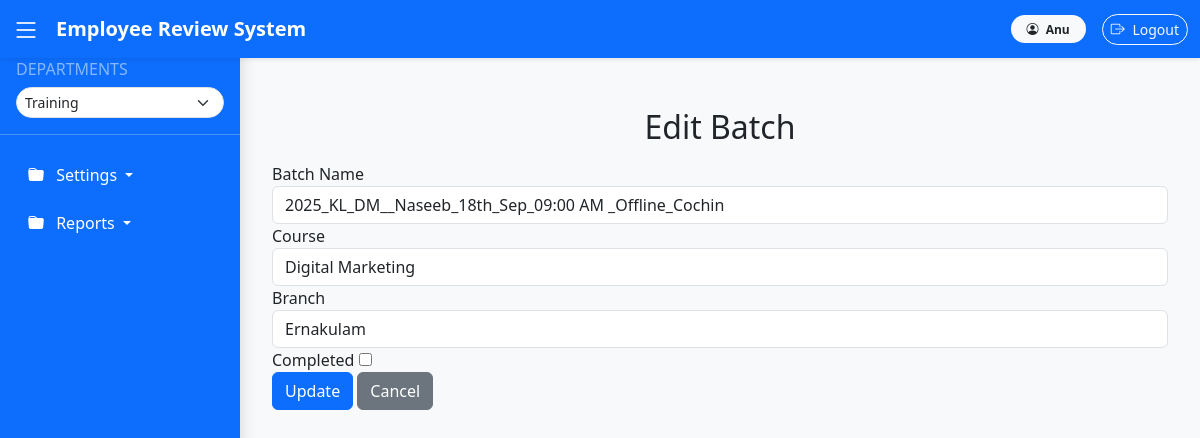
Page /batches/edit/1/ (signed in) on the committed database.
### settings_app/models.py (models this page shows, shortened)
class Master(models.Model):
    created_date = models.DateTimeField(auto_now_add=True)
    isactive = models.BooleanField(default=True,verbose_name="Active")
    created_user = models.ForeignKey(User, null=True, blank=True, on_delete=models.CASCADE)
    class Meta:
        abstract = True
        ordering = ['-isactive']

class Batch(Master):
    name = models.CharField(max_length=100)
    branch = models.ForeignKey(Branch, on_delete=models.CASCADE)
    course = models.ForeignKey(Course, on_delete=models.CASCADE)
    faculty = models.ForeignKey(FacultyProfile, on_delete=models.CASCADE)  # 🔥 New Foreign Key
    start_date = models.DateField()  #  Added
    end_date = models.DateField()    #  Added
    total_students = models.IntegerField()
    completed = models.BooleanField(default=False)  # New field to mark batch completion

### settings_app/views.py (the view)
# urls.py: path('batches/edit/<int:batch_id>/', views.edit_batch, name='edit_batch'),
@login_required
def edit_batch(request, batch_id):
    batch = get_object_or_404(Batch, id=batch_id)
    old_start_date = batch.start_date
    if request.method == "POST":
        form = BatchForm(request.POST, instance=batch)
        if form.is_valid():
            updated_batch = form.save()
            if old_start_date != updated_batch.start_date:
                activities = BatchActivity.objects.filter(batch=updated_batch)
                for act in activities:
                    act.planned_date = calculate_working_day(updated_batch.start_date, act.day)
                    act.save()
            messages.success(request, "Batch updated successfully!")
            return redirect('batch_list')
    else:
        form = BatchForm(instance=batch)
    return render(request, 'settings_app/edit_batch.html', {'form': form})

### settings_app/forms.py
class BatchForm(forms.ModelForm):
    class Meta:
        model = Batch
        fields = ['name', 'branch', 'course', 'faculty','start_date', 'end_date', 'total_students', 'completed']
        widgets = {
            'name': forms.TextInput(attrs={'class': 'form-control'}),
            'branch': forms.Select(attrs={'class': 'form-control'}),
            'course': forms.Select(attrs={'class': 'form-control'}),
            'faculty': forms.Select(attrs={'class': 'form-control'}),
            'start_date': forms.DateInput(attrs={'class': 'form-control', 'type': 'date'}),
            'end_date': forms.DateInput(attrs={'class': 'form-control', 'type': 'date'}),
            'total_students': forms.TextInput(attrs={'class': 'form-control'}),
        }

### settings_app/templates/settings_app/edit_batch.html (shortened to what this page needs)
{% extends 'base.html' %}
{% block content %}
<div class="container mt-5">
    <h2 class="text-center">Edit Batch</h2>
    <form method="POST" class="mt-3">
        <div class="form-group">
            <label for="id_name">Batch Name</label>
            {{ form.name }}
        </div>
        <div class="form-group">
            <label for="id_course">Course</label>
            {{ form.course }}
        </div>
        <div class="form-group">
            <label for="id_branch">Branch</label>
            {{ form.branch }}
        </div>
        <div class="form-group">
            <label for="id_completed">Completed</label>
            {{ form.completed }}
        </div>
        <button type="submit" class="btn btn-primary">Update</button>
        <a href="{% url 'batch_list' %}" class="btn btn-secondary">Cancel</a>
    </form>
</div>
{% endblock %}

### templates/base.html (shortened to what this page needs)
<!DOCTYPE html>
<html lang="en">
<head>
    <link rel="stylesheet" href="https://cdn.jsdelivr.net/npm/bootstrap@5.3.0/dist/css/bootstrap.min.css">
    <link rel="stylesheet" href="https://cdn.jsdelivr.net/npm/bootstrap-icons@1.11.3/font/bootstrap-icons.css">
</head>
<body>
    <nav class="navbar navbar-expand-lg navbar-dark bg-primary fixed-top shadow-sm">
        <div class="container-fluid">
            <span class="sidebar-toggle text-white me-3" id="sidebarToggle">
                <i class="bi bi-list fs-3"></i>
            </span>
            <a class="navbar-brand fw-bold" href="/">Employee Review System</a>
            <div class="d-flex ms-auto align-items-center">
                {% if user.is_authenticated %}
                <span class="badge bg-light text-dark me-3 px-3 py-2 rounded-pill">
                    <i class="bi bi-person-circle me-1"></i> {{ user.username }}
                </span>
                <form action="{% url 'logout' %}" method="post" class="d-inline">
                    <button type="submit" class="btn btn-outline-light btn-sm rounded-pill">
                        <i class="bi bi-box-arrow-right me-1"></i> Logout
                    </button>
                </form>
                {% else %}
                <a href="{% url 'login' %}" class="btn btn-light text-primary btn-sm rounded-pill">
                    <i class="bi bi-box-arrow-in-right me-1"></i> Login
                </a>
                {% endif %}
            </div>
        </div>
    </nav>
    {% if user.is_authenticated and user.groups.first.name == "Manager" %}
    <div class="sidebar shadow" id="sidebarMenu">
        <h6 class="px-3 text-uppercase text-white-50">Departments</h6>
        <form id="department-form" class="px-3 mb-3">
            <select id="department-select" class="form-select form-select-sm rounded-pill"></select>
        </form>
        <hr class="text-white">
        <ul class="nav flex-column" id="department-menu"></ul>
    </div>
    {% endif %}
    <main class="content-container" id="mainContent">
        {% block content %}{% endblock %}
    </main>
</body>
</html>

### rows in the picture
Batch: name "2025_KL_DM__Naseeb_18th_Sep_09:00 AM _Offline_Cochin", course "Digital Marketing", branch "Ernakulam"

### other values in the picture
{{ user.username }} "Anu"
